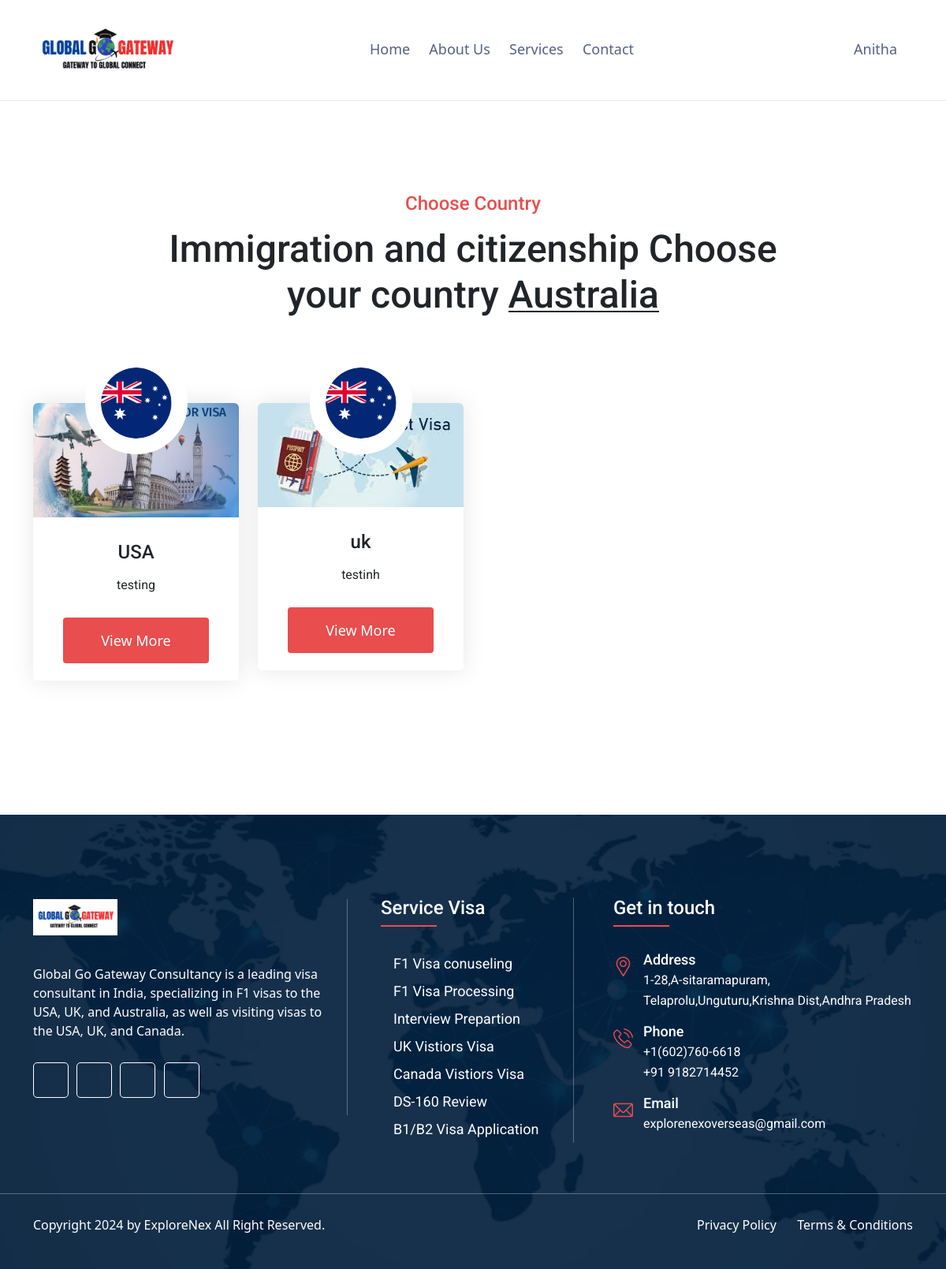
The app's page /staff_view/ (signed in) with its own data.
### app/models.py (models this page shows, shortened)
class Users(AbstractBaseUser, PermissionsMixin):
    email = models.EmailField(unique=True)
    username = models.CharField(max_length=100, unique=True)
    phone = models.CharField(max_length=20, unique=True)
    first_name = models.CharField(max_length=100, blank=True, null=True)
    last_name = models.CharField(max_length=100, blank=True, null=True)
    date_of_birth = models.DateField(blank=True, null=True)
    profile_image = models.ImageField(upload_to='profile_images/', blank=True, null=True)
    referal_code  = models.CharField(max_length=100,blank=True, null=True)
    pincode = models.IntegerField(blank=True, null=True)
    address = models.TextField(blank=True, null=True)
    videos_show = models.BooleanField(default=True)
    created_at = models.DateTimeField(auto_now_add=True)
    updated_at = models.DateTimeField(auto_now=True)
    VISIBLE = True
    HIDDEN = False
    VISIBILITY_CHOICES = [
        (VISIBLE, 'Visible'),
        (HIDDEN, 'Hidden'),
    ]
    videos_show = models.BooleanField(choices=VISIBILITY_CHOICES, default=VISIBLE)
    is_active = models.BooleanField(default=True)
    is_staff = models.BooleanField(default=False)
    USERNAME_FIELD = 'email'
    REQUIRED_FIELDS = ['username', 'phone']
    objects = UserManager()
    role = models.CharField(choices=user_roles,max_length=100,null=True,blank=True,default='admin')

class Country(models.Model):
    countery_name = models.CharField(max_length=100, blank=True, null=True)
    country_logo = models.ImageField(upload_to='country_images/', blank=True, null=True)
    image = models.ImageField(upload_to='country_images/', blank=True, null=True)
    Description = models.TextField(blank=True, null=True)
    user = models.ForeignKey('Users', models.DO_NOTHING, null=False,blank=False,db_column='user_id')
    created_by = models.ForeignKey('Users', models.DO_NOTHING, null=False,blank=False,related_name='created_country',db_column='created_by')
    created_at = models.DateTimeField(auto_now_add=True)
    class Meta:
        managed = True
        db_table = 'country_list'

### app/views.py (the view)
# urls.py: path('staff_view/',student_view , name='staff_view'),
@login_required
@csrf_exempt
def student_view(request):
    context = {}
    try:
        country_list = Country.objects.all()
        context['country'] = country_list
        return render(request, 'uifiles/student_view.html',context)
    except template.TemplateDoesNotExist:
        html_template = loader.get_template('uifiles/page-404.html')
        return HttpResponse(html_template.render(context, request))
    except:
        html_template = loader.get_template('uifiles/page-500.html')
        return HttpResponse(html_template.render(context, request))

### templates/uifiles/student_view.html (shortened to what this page needs)
{% extends 'uifiles/base.html' %}
{% load static %}
{% block content %}
<section class="countryPageSection">
    <div class="container">
        <div class="row">
            <div class="col-lg-12 text-center">
                <h5 class="subTitle">Choose Country</h5>
                <h2 class="secTitle">Immigration and citizenship Choose<br> your country <span class="typewrite"
                        data-period="2000"
                        data-type="[ &quot;Australia&quot;, &quot;Germany&quot;, &quot;England&quot;, &quot;Canada&quot;, &quot;France&quot;, &quot;Dubai&quot;, &quot;Turkey&quot;, &quot;India&quot; ]"></span><br></h2>
            </div>
        </div>
        <div class="row">
            {% for item in country%}
            <div class="col-lg-3 col-sm-6">
                <div class="countryItem02 ciItem02 text-center">
                    <div class="countryThumb">
                        <img src="{{item.image.url}}" alt="ImmiPress">
                        <div class="cnFlag"><img src="{{item.country_logo.url}}" alt="ImmiPress"></div>
                    </div>
                    <div class="countryContent">
                        <h3><a href="/countery_services/{{item.countery_name}}/">{{item.countery_name}}</a></h3>
                        <p>{{item.Description}}</p>
                    </div>
                    <a class="immiPressBtn mb-3" href="/countery_services/{{item.countery_name}}/"><span>View
                            More</span></a>
                </div>
            </div>
            {% endfor %}
        </div>
    </div>
</section>
{% endblock %}

### templates/uifiles/base.html (shortened to what this page needs)
{% load static %}
<!DOCTYPE html>
<html class="no-js" lang="en">
    <head>
        <link rel="stylesheet" href="{% static 'assets/css/bootstrap.css' %}">
        <link rel="stylesheet" href="{% static 'assets/css/animate.css' %}">
        <link rel="stylesheet" href="{% static 'assets/css/fontawesome-all.css' %}">
        <link rel="stylesheet" href="{% static 'assets/css/flaticon.css' %}">
        <link rel="stylesheet" href="{% static 'assets/css/owl.theme.default.min.css' %}">
        <link rel="stylesheet" href="{% static 'assets/css/owl.carousel.min.css' %}">
        <link rel="stylesheet" href="{% static 'assets/css/lightcase.css' %}">
        <link rel="stylesheet" href="{% static 'assets/css/nice-select.css' %}">
        <link rel="stylesheet" href="{% static 'assets/css/main.css' %}">
        <link rel="stylesheet" href="{% static 'assets/css/stepform.css' %}">
        <link rel="stylesheet" href="{% static 'assets/css/model.css' %}">
        <link rel="stylesheet" type="text/css" href="https://cdn.datatables.net/2.0.3/css/dataTables.bootstrap5.css">
        <link rel="stylesheet" type="text/css" href="https://cdnjs.cloudflare.com/ajax/libs/twitter-bootstrap/5.3.0/css/bootstrap.min.css">
        <link rel="stylesheet" type="text/css" href="https://cdn.datatables.net/buttons/2.2.2/css/buttons.dataTables.min.css">
    </head>
    <body>
        <header class="header03 isSticky">
            <div class="container">
                <div class="row">
                    <div class="col-lg-12">
                        <div class="header01Inner">
                            <div class="logo01" >
                                <a href="index.html">
                                    <img src="{% static 'assets/images/bg/logo.gif' %}" style="height: 80px;" alt="ImmiPress"/>
                                </a>
                            </div>
                            <div>
                                <nav class="mainMenu">
                                    <ul class="sub-menu">
                                        <li><a href="/">Home</a></li>
                                        <li><a href="/about/">About Us</a></li>
                                        <li><a href="/services/">Services</a></li>
                                        <li><a href="/contactus/">Contact</a></li>
                                    </ul>
                                </nav>
                            </div>
                            <div>
                                <nav class="mainMenu">
                                    <ul class="sub-menu">
                                        <li class="">
                                            {% if request.user.is_authenticated %}
                                            <a href=""><i class="fas fa-brands fa-user"></i>&nbsp;{{ request.user.username }}</a>
                                            {% else %}
                                            <a href="/login/" style="font-weight: 400; font-size: medium;"><i class="fas fa-brands fa-user">&nbsp;Login</i></a>
                                            {% endif %}
                                        </li>
                                    </ul>
                                </nav>
                            </div>
                        </div>
                    </div>
                </div>
            </div>
        </header>
        {% block content %}
        {% endblock %}
        <footer class="footer_02"  style="background-image:url(../../static/assets/images/bg/login-bg.png);">
            <div class="container">
                <div class="row">
                    <div class="col-lg-4 col-md-5">
                        <aside class="aboutWidget">
                            <a href="index.html"><img src="{% static 'assets/images/bg/logo.gif' %}" alt="ImmiPress"/></a>
                           <p>Global Go Gateway Consultancy is a leading visa consultant in India, specializing in F1 visas to the USA, UK, and Australia, as well as visiting visas to the USA, UK, and Canada.</p>
                            <div class="abSocial">
                                <a href="javascript:void(0);"><i class="fa-brands fa-facebook-f"></i></a>
                                <a href="javascript:void(0);"><i class="fa-brands fa-twitter"></i></a>
                                <a href="javascript:void(0);"><i class="fa-brands fa-instagram"></i></a>
                                <a href="javascript:void(0);"><i class="fa-brands fa-dribbble"></i></a>
                            </div>
                        </aside>
                    </div>
                    <div class="col-lg-4 col-md-7">
                        <aside class="widget serviceMenu">
                            <h3 class="widgetTitle">Service Visa</h3>
                            <ul class="menu">
                                <li><a href="/services/">F1 Visa conuseling</a></li>
                                <li><a href="/services/">F1 Visa Processing</a></li>
                                <li><a href="/services/">Interview Prepartion</a></li>
                                <li><a href="/services/">UK Vistiors Visa</a></li>
                                <li><a href="/services/">Canada Vistiors Visa</a></li>
                                <li><a href="/services/">DS-160 Review</a></li>
                                <li><a href="/services/">B1/B2 Visa Application </a></li>
                            </ul>
                        </aside>
                    </div>
                    <div class="col-lg-4 col-md-6">
                        <aside class="contactWidget">
                            <h3 class="widgetTitle">Get in touch</h3>
                            <div class="iconBox01">
                                <div class="ibBox"><i class="flaticon-placeholder"></i></div>
                                <h3 class="ibTitle">Address</h3>
                                <p>1-28,A-sitaramapuram,<br>Telaprolu,Unguturu,Krishna Dist,Andhra Pradesh</p>
                            </div>
                            <div class="iconBox01">
                                <div class="ibBox"><i class="flaticon-phone-call"></i></div>
                                <h3 class="ibTitle">Phone</h3>
                                <p>+1(602)760-6618<br>+91 9182714452</p>
                            </div>
                            <div class="iconBox01">
                                <div class="ibBox"><i class="flaticon-email-1"></i></div>
                                <h3 class="ibTitle">Email</h3>
                                <p>explorenexoverseas@gmail.com</p>
                            </div>
                        </aside>
                    </div>
                </div>
            </div>
            <div class="container-fluid">
                <div class="row">
                    <div class="col-lg-12"><div class="brhr"></div></div>
                </div>
            </div>
            <div class="container">
                <div class="row">
                    <div class="col-md-6">
                        <p class="copyright">Copyright 2024 by ExploreNex All Right Reserved.</p>
                    </div>
                    <div class="col-md-6">
                        <div class="crMenu">
                            <ul class="menu">
                                <li><a href="javascript:void(0);">Privacy Policy</a></li>
                                <li><a href="javascript:void(0);">Terms & Conditions</a></li>
                            </ul>
                        </div>
                    </div>
                </div>
            </div>
        </footer>
    </body>
</html>

### static/assets/css/stepform.css (style rules this page uses)
h2 { margin: 0; }
.text-center { text-align: center; }

### records on screen
Users: user.username "Anitha"
Country: image (picture), country_logo (picture), countery_name "USA", Description "testing"
Country: image (picture), country_logo (picture), countery_name "uk", Description "testinh"
